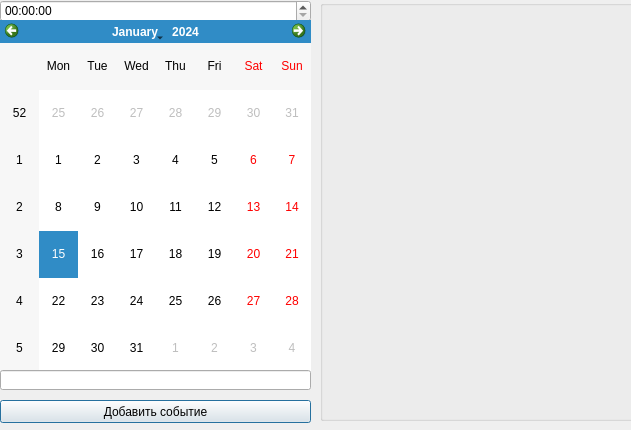
<?xml version="1.0" encoding="UTF-8"?>
<ui version="4.0">
 <class>Dialog</class>
 <widget class="QDialog" name="Dialog">
  <property name="geometry">
   <rect>
    <x>0</x>
    <y>0</y>
    <width>631</width>
    <height>430</height>
   </rect>
  </property>
  <property name="windowTitle">
   <string>Dialog</string>
  </property>
  <widget class="QTimeEdit" name="timeEdit">
   <property name="geometry">
    <rect>
     <x>0</x>
     <y>0</y>
     <width>311</width>
     <height>22</height>
    </rect>
   </property>
  </widget>
  <widget class="QCalendarWidget" name="calendarWidget">
   <property name="geometry">
    <rect>
     <x>0</x>
     <y>20</y>
     <width>311</width>
     <height>351</height>
    </rect>
   </property>
  </widget>
  <widget class="QLineEdit" name="lineEdit">
   <property name="geometry">
    <rect>
     <x>0</x>
     <y>370</y>
     <width>311</width>
     <height>20</height>
    </rect>
   </property>
  </widget>
  <widget class="QPushButton" name="pushButton">
   <property name="geometry">
    <rect>
     <x>0</x>
     <y>400</y>
     <width>311</width>
     <height>23</height>
    </rect>
   </property>
   <property name="text">
    <string>Добавить событие</string>
   </property>
  </widget>
  <widget class="QGroupBox" name="groupBox">
   <property name="geometry">
    <rect>
     <x>320</x>
     <y>0</y>
     <width>401</width>
     <height>421</height>
    </rect>
   </property>
   <property name="title">
    <string/>
   </property>
  </widget>
 </widget>
 <resources/>
 <connections/>
</ui>
